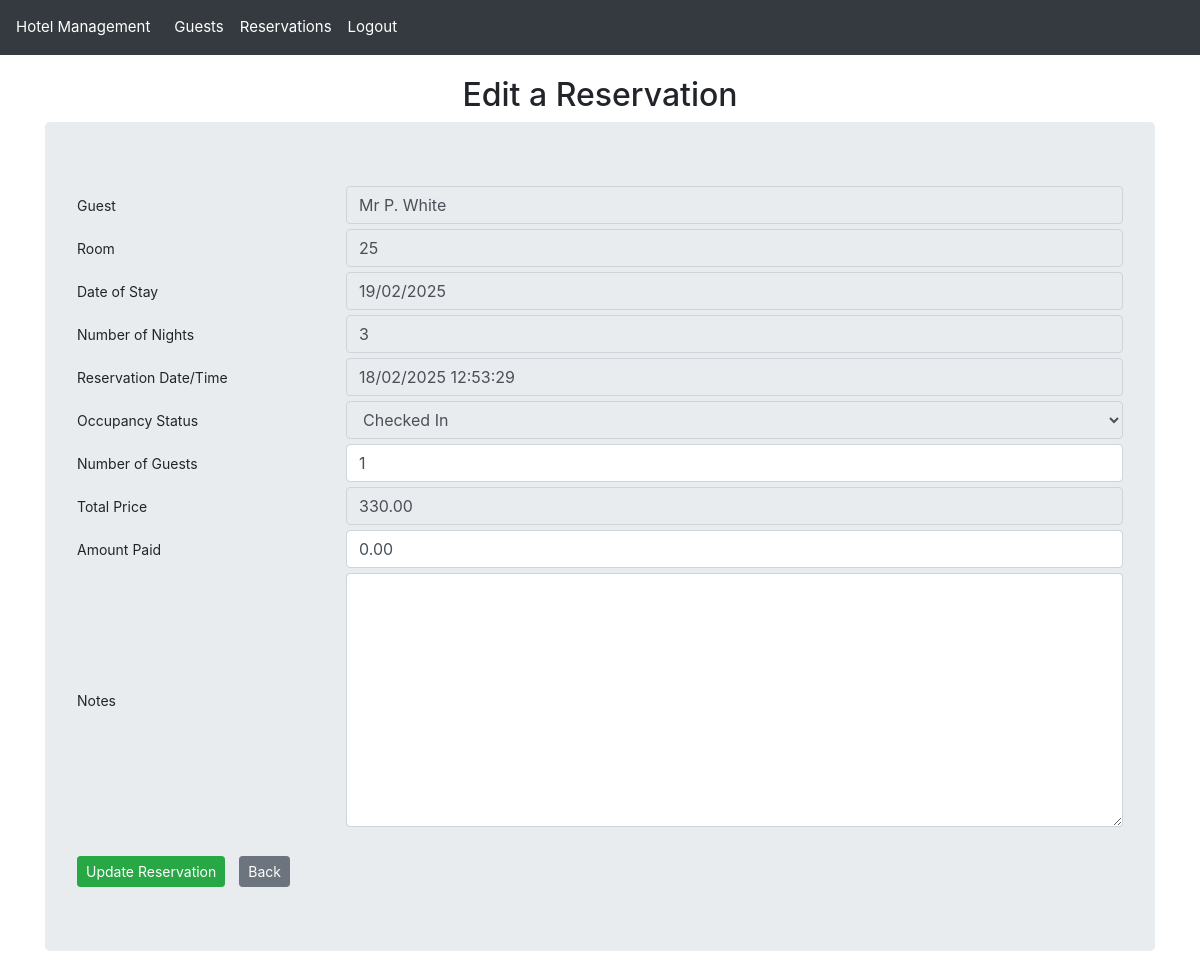
The app's page /reservation/10/update/ (signed in), older data.
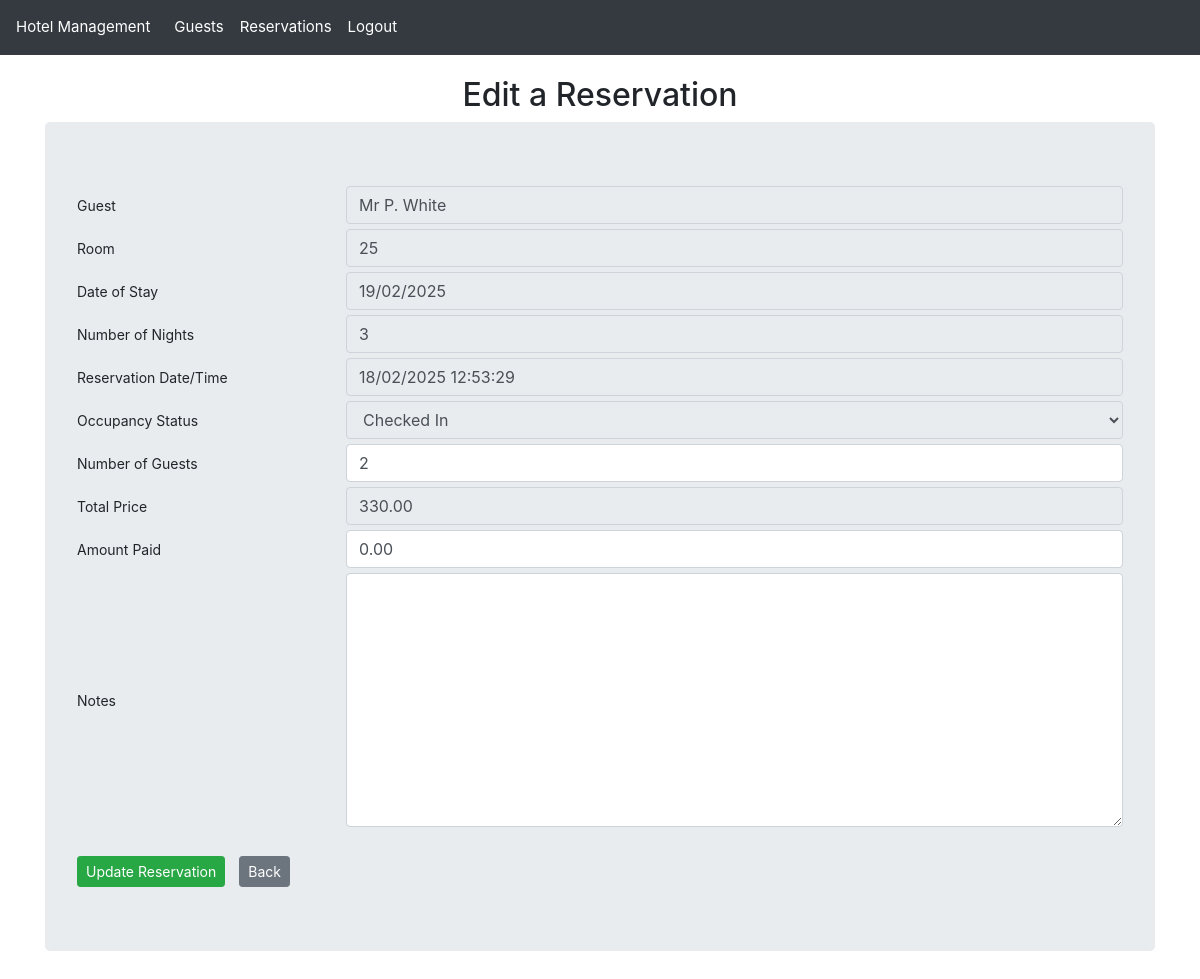
The same page, newer data.
### hotel_app/models.py (models this page shows, shortened)
class Reservation(models.Model):
    STATUS_CHOICES = [
        ("RE", "Reserved"),  # Initial reservation status
        ("IN", "Checked In"),  # Guest has arrived and checked in
        ("OT", "Checked Out"),  # Guest has completed their stay
    ]
    reservation_id = models.AutoField(
        primary_key=True,
        help_text="Unique identifier for the reservation"
    )
    guest = models.ForeignKey(
        Guest,
        null=True,
        on_delete=models.SET_NULL,
        related_name="reservations",
        help_text="Guest making the reservation"
    )
    room_number = models.ForeignKey(
        Room,
        null=True,
        on_delete=models.SET_NULL,
        related_name="reservations",
        help_text="Room assigned to this reservation"
    )
    reservation_date_time = models.DateTimeField(
        help_text="Date and time when the reservation was made"
    )
    price = models.DecimalField(
        max_digits=6,
        decimal_places=2,
        help_text="Total price for the entire stay"
    )
    amount_paid = models.DecimalField(
        max_digits=6,
        decimal_places=2,
        help_text="Amount already paid by the guest"
    )
    number_of_guests = models.PositiveSmallIntegerField(
        help_text="Number of guests staying in the room"
    )
    start_of_stay = models.DateField(
        help_text="Check-in date"
    )
    length_of_stay = models.PositiveSmallIntegerField(
        help_text="Number of nights booked"
    )
    status_code = models.CharField(
        max_length=2,
        choices=STATUS_CHOICES,
        help_text="Current status of the reservation"
    )
    notes = models.TextField(
        max_length=500,
        blank=True,
        null=True,
        help_text="Additional notes or special requests for the reservation"
    )

### hotel_app/views.py (the view)
# urls.py: path("reservation/<int:reservation_id>/update/", views.reservation_update_view, name="reservation_update"),  # Edit a Reservation
@login_required
def reservation_update_view(request, reservation_id):
    reservation = Reservation.objects.get(reservation_id=reservation_id)
    guest = reservation.guest
    room = reservation.room_number
    status_code = request.GET.get('status_code')
    if status_code == "IN":
        reservation.status_code = "IN"
        title = 'Check-in a Reservation'
        save_button_text = 'Save Check-in'
    elif status_code == "OT":
        reservation.status_code = "OT"
        title = 'Check-out a Reservation'
        save_button_text = 'Save Check-out'
    else:
        title = 'Edit a Reservation'
        save_button_text = 'Update Reservation'
    if request.method == 'POST':
        logger.info(f"Processing reservation update: {request.POST}")
        form = ReservationForm(request.POST, instance=reservation)
        if form.is_valid():
            form.save()
            return redirect('reservation_list')
        else:
            logger.info("Reservation update form validation failed")
    else:
        form = ReservationForm(instance=reservation)
    context = {
        'form': form,
        'title': title,
        'save_button_text': save_button_text,
    }
    return render(request, 'reservation_form.html', context)

### hotel_app/models.py (called while the page is built)
    @property
    def display_name(self):
        display_name = f"{self.title} {self.first_name[0]}. {self.last_name}"
        logger.info(f"Guest display_name property called: {display_name}")
        return display_name

    def __str__(self):
        room_str = f"{self.room_number}"
        logger.info(f"Room __str__ called: {room_str}")
        return room_str

### hotel_app/templatetags/custom_filters.py (called while the page is built)
@register.filter(name='is_in_group')
def is_in_group(user, group_name):
    return user.groups.filter(name=group_name).exists()

### hotel_app/templates/reservation_form.html (shortened to what this page needs)
{% extends "base.html" %}
{% block content %}
<h2 class="text-center">{{ title }}</h2>
<form method="POST" class="jumbotron">
    {% for field in form  %}
        <div class="form-group row">
            <label for="{{ field.id_for_label }}" class="col-md-3 col-form-label text-left">{{ field.label }}</label>
            <div class="col-md-9">{{ field }}</div>
        </div>
    {% endfor %}
    <div class="button-group">
        <button class="btn btn-success btn-sm mt-4" type="submit">{{ save_button_text }}</button>
        <button type="button" class="btn btn-secondary btn-sm mt-4" onclick="history.back()">Back</button>
    </div>
</form>
{% endblock %}

### hotel_app/templates/base.html (shortened to what this page needs)
{% load custom_filters %}
{% load static %}
<!DOCTYPE html>
<html lang="en">
<head>
    <link href="https://cdn.jsdelivr.net/npm/bootstrap@4.5.2/dist/css/bootstrap.min.css" rel="stylesheet">
    <link rel="stylesheet" type="text/css" href="{% static 'css/styles.css' %}">
</head>
<body>
    <nav class="navbar navbar-expand-lg navbar-dark fixed-top">
        <a class="navbar-brand" href="{% url 'home' %}">Hotel Management</a>
        <div class="collapse navbar-collapse" id="navbarNav">
            <ul class="navbar-nav">
                {% if user.is_authenticated %}
                <li class="nav-item">
                    <a class="nav-link" href="{% url 'guest_list' %}">Guests</a>
                </li>
                <li class="nav-item">
                    <a class="nav-link" href="{% url 'reservation_list' %}">Reservations</a>
                </li>
                <li class="nav-item"><a class="nav-link" href="{% url 'logout' %}">Logout</a></li>
                {% else %}
                    <li class="nav-item"><a class="nav-link" href="{% url 'login' %}">Login</a></li>
                {% endif %}
            </ul>
        </div>
    </nav>
    <div class="container">
        {% block content %}{% endblock  %}
    </div>
</body>
</html>

### static/css/styles.css (style rules this page uses)
body { padding-top: 56px; font-size: 14px; }
.navbar { background-color: #343a40; }
.navbar-brand, .nav-link { color: #fff !important; font-size: 15px; }
.container { margin-top: 20px; font-size: 14px; }
.form-group { display: flex; align-items: center; margin-bottom: 5px; }
.button-group a, button { margin-right: 10px; }

Row changes from the older to the newer data that the page shows:
changed Reservation "Checked In": number_of_guests "1" → "2"
